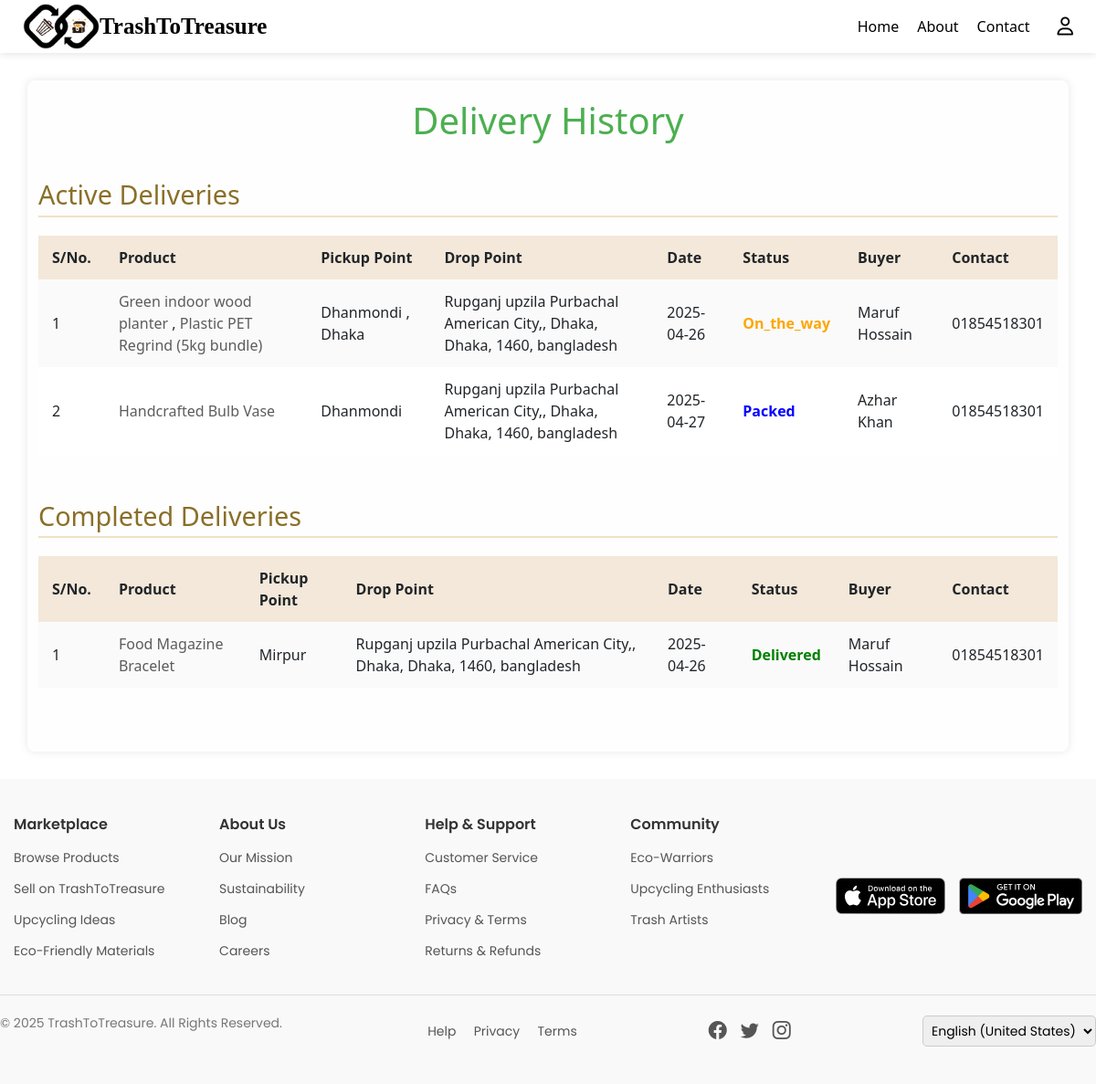
Before: /driver/delivery-history/ (signed in) with the older database file.
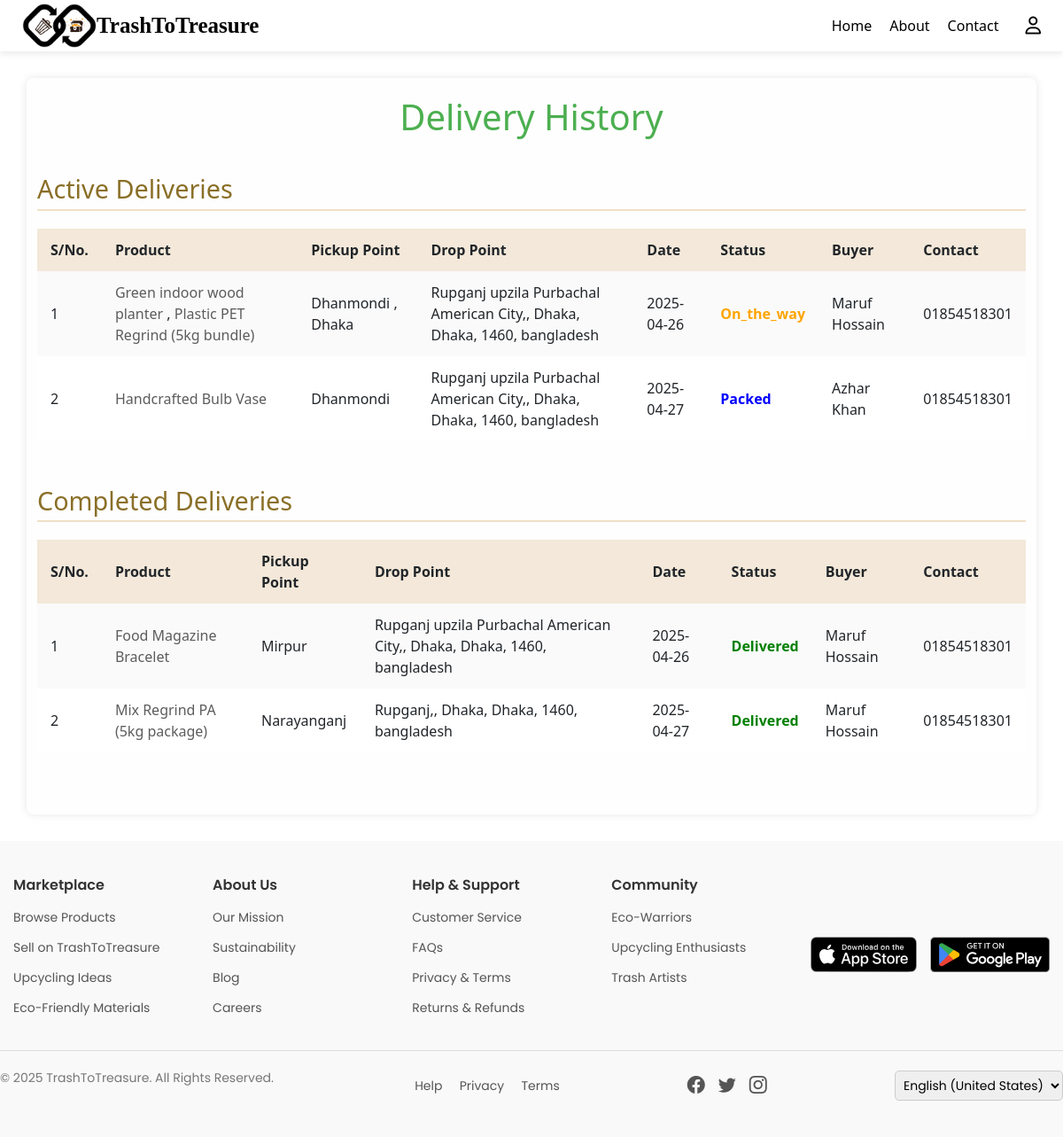
After: the same page with the newer database file.
### marketplace/models.py (models this page shows, shortened)
class Order(models.Model):
    PAYMENT_CHOICES = [
        ('sslcommerz', 'SSLCommerz'),
        ('cod', 'Cash on Delivery'),
    ]
    PAYMENT_STATUS_CHOICES = [
        ('pending', 'Pending'),
        ('paid', 'Paid'),
        ('failed', 'Failed'),
    ]
    DELIVERY_STATUS_CHOICES = [
        ('ready', 'Ready to Ship'),
        ('packed', 'Packed'),
        ('on_the_way', 'On the Way'),
        ('delivered', 'Delivered'),
        ('cancelled', 'Cancelled'),
        ('returned', 'Returned'),
    ]
    buyer = models.ForeignKey(User, on_delete=models.CASCADE)
    first_name = models.CharField(max_length=50, blank=True, null=True)
    last_name = models.CharField(max_length=50, blank=True, null=True)
    company = models.CharField(max_length=100, blank=True, null=True)
    country = models.CharField(max_length=50, blank=True, null=True)
    street_address = models.CharField(max_length=255, blank=True, null=True)
    city = models.CharField(max_length=50, blank=True, null=True)
    state = models.CharField(max_length=50, blank=True, null=True)
    zip_code = models.CharField(max_length=10, blank=True, null=True)
    phone = models.CharField(max_length=20, blank=True, null=True)
    email = models.EmailField(blank=True, null=True)
    payment_method = models.CharField(max_length=20, choices=PAYMENT_CHOICES)
    payment_status = models.CharField(max_length=20, choices=PAYMENT_STATUS_CHOICES, default='pending')
    delivery_status = models.CharField(max_length=20, choices=DELIVERY_STATUS_CHOICES, default='ready')
    total_amount = models.DecimalField(max_digits=10, decimal_places=2)
    created_at = models.DateTimeField(auto_now_add=True)
    assigned_delivery_guy = models.ForeignKey(
        User,
        on_delete=models.SET_NULL,
        null=True,
        blank=True,
        related_name='assigned_orders'
    )
    expected_delivery = models.DateTimeField(null=True, blank=True)

class OrderItem(models.Model):
    order = models.ForeignKey(Order, on_delete=models.CASCADE, related_name='items')
    content_type = models.ForeignKey(ContentType, on_delete=models.CASCADE)
    object_id = models.PositiveIntegerField()
    item = GenericForeignKey('content_type', 'object_id')
    quantity = models.PositiveIntegerField()
    price = models.DecimalField(max_digits=10, decimal_places=2)

class UpcycledProduct(models.Model):
    product_name = models.CharField(max_length=255, default="")
    category = models.CharField(max_length=100, default="")
    description = models.TextField()
    price = models.DecimalField(max_digits=10, decimal_places=2)
    product_status = models.CharField(max_length=20, choices=PRODUCT_STATUS_CHOICES, default='active')
    artisan = models.ForeignKey(User, on_delete=models.CASCADE, related_name='upcycled_products', null=True, blank=True)
    approval_status = models.BooleanField(default=False)
    stock_availability = models.IntegerField()
    product_images = models.ImageField(upload_to='upcycled_products/', blank=True, null=True)
    location = models.CharField(max_length=255, default="")
    rating = models.DecimalField(max_digits=3, decimal_places=2, default=0.0)
    tags = models.CharField(max_length=255, blank=True, null=True)
    listing_date = models.DateTimeField(auto_now_add=True)
    last_updated = models.DateTimeField(auto_now=True, null=True, blank=True)
    sold_count = models.IntegerField(default=0)
    delivery_status = models.CharField(max_length=20, choices=DELIVERY_STATUS_CHOICES, default='ready')
    slug = models.SlugField(max_length=255, unique=True, blank=True)
    reviews = GenericRelation(Review)

class TrashItem(models.Model):
    material_name = models.CharField(max_length=255, default="")  # Change as needed
    category = models.CharField(max_length=100, default="")  # Change as needed
    description = models.TextField()
    condition = models.CharField(max_length=50, default="")  # Set a meaningful default
    quantity = models.IntegerField(default=0)
    price = models.DecimalField(max_digits=10, decimal_places=2)
    trash_point = models.CharField(max_length=255, default="")  # Set a meaningful default
    images = models.ImageField(upload_to='waste_images/', blank=True, null=True)
    location = models.CharField(max_length=255, default="")  # Set a meaningful default
    product_status = models.CharField(max_length=20, choices=PRODUCT_STATUS_CHOICES, default='')
    delivery_status = models.CharField(max_length=20, choices=DELIVERY_STATUS_CHOICES, default='')
    slug = models.SlugField(max_length=255, unique=True, blank=True)
    listing_date = models.DateTimeField(auto_now_add=True)
    last_updated = models.DateTimeField(auto_now=True, null=True, blank=True)
    tags = models.CharField(max_length=255, blank=True, null=True)
    rating = models.DecimalField(max_digits=3, decimal_places=2, default=0.0)
    reviews = GenericRelation(Review)

### marketplace/views.py (the view)
# urls.py: path('driver/delivery-history/', views.delivery_history, name='delivery_history'),
def delivery_history(request):
    driver = request.user  # assuming only logged-in drivers can access
    orders = Order.objects.filter(assigned_delivery_guy=request.user)
    active_deliveries = orders.exclude(delivery_status__in=['delivered', 'returned'])
    completed_deliveries = orders.filter(delivery_status__in=['delivered', 'returned'])
    context = {
        'active_deliveries': active_deliveries,
        'completed_deliveries': completed_deliveries,
    }
    return render(request, 'delivery_history.html', context)

### marketplace/templates/delivery_history.html (shortened to what this page needs)
{% load static %}
{% include "header.html" %}
<!DOCTYPE html>
<html lang="en">
<head>
  <link rel="stylesheet" href="{% static 'css/delivery_history.css' %}">
</head>
<body>
    <div class="container">
        <div class="page-title">
          <h1>Delivery History</h1>
        </div>
        <h2 class="section-title">Active Deliveries</h2>
        <div class="delivery-table">
          <table>
            <thead>
              <tr>
                <th>S/No.</th>
                <th>Product</th>
                <th>Pickup Point</th>
                <th>Drop Point</th>
                <th>Date</th>
                <th>Status</th>
                <th>Buyer</th>
                <th>Contact</th>
              </tr>
            </thead>
            <tbody>
              {% if active_deliveries %}
                {% for order in active_deliveries %}
                  <tr>
                    <td>{{ forloop.counter }}</td>
                    <td>
                      {% for item in order.items.all %}
                        {% if item.content_type.model == 'upcycledproduct' %}
                          <a href="{% url 'upcycled_product_details' slug=item.item.slug %}">
                            {{ item.item.product_name }}
                          </a>
                        {% else %}
                          <a href="{% url 'trash_item_details' slug=item.item.slug %}">
                            {{ item.item.material_name }}
                          </a>
                        {% endif %}
                        {% if not forloop.last %}, {% endif %}
                      {% endfor %}
                    </td>
                    <td>
                      {% for item in order.items.all %}
                        {{ item.item.location }}
                        {% if not forloop.last %}, {% endif %}
                      {% endfor %}
                    </td>
                    <td>
                      {{ order.street_address }}, {{ order.city }}, {{ order.state }},
                      {{ order.zip_code }}, {{ order.country }}
                    </td>
                    <td>{{ order.created_at|date:"Y-m-d" }}</td>
                    <td class="{{ order.delivery_status }}">
                      {{ order.delivery_status|capfirst }}
                    </td>
                    <td>{{ order.first_name }} {{ order.last_name }}</td>
                    <td>{{ order.phone }}</td>
                  </tr>
                {% endfor %}
              {% else %}
                <tr>
                  <td colspan="8">No active deliveries.</td>
                </tr>
              {% endif %}
            </tbody>
          </table>
        </div>
        <h2 class="section-title">Completed Deliveries</h2>
        <div class="delivery-table">
          <table>
            <thead>
              <tr>
                <th>S/No.</th>
                <th>Product</th>
                <th>Pickup Point</th>
                <th>Drop Point</th>
                <th>Date</th>
                <th>Status</th>
                <th>Buyer</th>
                <th>Contact</th>
              </tr>
            </thead>
            <tbody>
              {% if completed_deliveries %}
                {% for order in completed_deliveries %}
                  <tr>
                    <td>{{ forloop.counter }}</td>
                    <td>
                      {% for item in order.items.all %}
                        {% if item.content_type.model == 'upcycledproduct' %}
                          <a href="{% url 'upcycled_product_details' slug=item.item.slug %}">
                            {{ item.item.product_name }}
                          </a>
                        {% else %}
                          <a href="{% url 'trash_item_details' slug=item.item.slug %}">
                            {{ item.item.material_name }}
                          </a>
                        {% endif %}
                      {% endfor %}
                    </td>
                    <td>
                      {% for item in order.items.all %}
                        {{ item.item.location }}
                      {% endfor %}
                    </td>
                    <td>
                      {{ order.street_address }}, {{ order.city }}, {{ order.state }},
                      {{ order.zip_code }}, {{ order.country }}
                    </td>
                    <td>{{ order.created_at|date:"Y-m-d" }}</td>
                    <td class="{{ order.delivery_status }}">
                      {{ order.delivery_status|capfirst }}
                    </td>
                    <td>{{ order.first_name }} {{ order.last_name }}</td>
                    <td>{{ order.phone }}</td>
                  </tr>
                {% endfor %}
              {% else %}
                <tr>
                  <td colspan="8">No completed deliveries.</td>
                </tr>
              {% endif %}
            </tbody>
          </table>
        </div>
    </div>
</body>
</html>
{% include "footer.html" %}

### marketplace/templates/header.html (shortened to what this page needs)
{% load static %}
<!DOCTYPE html>
<html lang="en">
<head>
    <link rel="stylesheet" href="https://cdnjs.cloudflare.com/ajax/libs/font-awesome/6.5.1/css/all.min.css">
</head>
<body>
<div class="header">
    <div class="logo">
        <img src="/static/images/logo.png" alt="TrashToTreasure Logo">
        <h1>TrashToTreasure</h1>
    </div>
    <div class="nav-links">
        {% if user.is_authenticated %}
            {% if user.role == 'driver' %}
                <a href="{% url 'driver_dashboard' %}">Home</a>
            {% else %}
                <a href="{% url 'home' %}">Home</a>
            {% endif %}
        {% else %}
            <a href="{% url 'home' %}">Home</a>
        {% endif %}
        <a href="/about/">About</a>
        <a href="/contact/">Contact</a>
    </div>
    <div class="icons">
        {% if user.is_authenticated %}
            {% if user.role == 'artisan' %}
                <a href="{% url 'artisan_profile' %}"><i class="fa-regular fa-user"></i></a>
            {% elif user.role == 'buyer' %}
                <a href="{% url 'buyer_profile' %}"><i class="fa-regular fa-user"></i></a>
            {% elif user.role == 'driver' %}
                <a href="{% url 'driver_profile' %}"><i class="fa-regular fa-user"></i></a>
            {% endif %}
        {% else %}
            <a href="{% url 'login' %}"><i class="fa-regular fa-user"></i></a>
        {% endif %}
    </div>
</div>
</body>
</html>

### marketplace/templates/footer.html (shortened to what this page needs)
{% load static %}
<!DOCTYPE html>
<html lang="en">
<head>
    <link rel="stylesheet" href="{% static 'css/footer.css' %}">
    <link href="https://cdn.jsdelivr.net/npm/bootstrap@5.3.0/dist/css/bootstrap.min.css" rel="stylesheet">
    <link rel="stylesheet" href="https://cdn.jsdelivr.net/npm/bootstrap-icons/font/bootstrap-icons.css">
</head>
<body>
    <footer class="footer">
        <div class="footer-container">
            <div class="footer-column">
                <h3>Marketplace</h3>
                <ul>
                    <li><a href="#">Browse Products</a></li>
                    <li><a href="#">Sell on TrashToTreasure</a></li>
                    <li><a href="#">Upcycling Ideas</a></li>
                    <li><a href="#">Eco-Friendly Materials</a></li>
                </ul>
            </div>
            <div class="footer-column">
                <h3>About Us</h3>
                <ul>
                    <li><a href="#">Our Mission</a></li>
                    <li><a href="#">Sustainability</a></li>
                    <li><a href="#">Blog</a></li>
                    <li><a href="#">Careers</a></li>
                </ul>
            </div>
            <div class="footer-column">
                <h3>Help & Support</h3>
                <ul>
                    <li><a href="#">Customer Service</a></li>
                    <li><a href="#">FAQs</a></li>
                    <li><a href="#">Privacy & Terms</a></li>
                    <li><a href="#">Returns & Refunds</a></li>
                </ul>
            </div>
            <div class="footer-column">
                <h3>Community</h3>
                <ul>
                    <li><a href="#">Eco-Warriors</a></li>
                    <li><a href="#">Upcycling Enthusiasts</a></li>
                    <li><a href="#">Trash Artists</a></li>
                </ul>
            </div>
            <div class="footer-column app-links">
                <a href="#"><img src="/static/images/app-store.svg" alt="Download on the App Store" class="app-button"></a>
                <a href="#"><img src="/static/images/play-store.png" alt="Get it on Google Play" class="app-button"></a>
            </div>
        </div>
        <div class="footer-bottom">
            <p>&copy; 2025 TrashToTreasure. All Rights Reserved.</p>
            <div class="footer-links">
                <a href="#">Help</a>
                <a href="#">Privacy</a>
                <a href="#">Terms</a>
            </div>
            <div class="social-icons">
                <a href="#" class="bi bi-facebook"></a>
                <a href="#" class="bi bi-twitter"></a>
                <a href="#" class="bi bi-instagram"></a>
            </div>
            <div class="language-selector">
                <select>
                    <option>English (United States)</option>
                </select>
            </div>
        </div>
    </footer>
</body>
</html>

Changed rows visible on the page:
added Order: street_address "Rupganj,", city "Dhaka", state "Dhaka", zip_code "1460", country "bangladesh", created_at "2025-04-27", delivery_status "Delivered", first_name "Maruf", last_name "Hossain", phone "01854518301", shown under "Completed Deliveries"
added OrderItem: item.material_name "Mix Regrind PA (5kg package)", item.location "Narayanganj"
